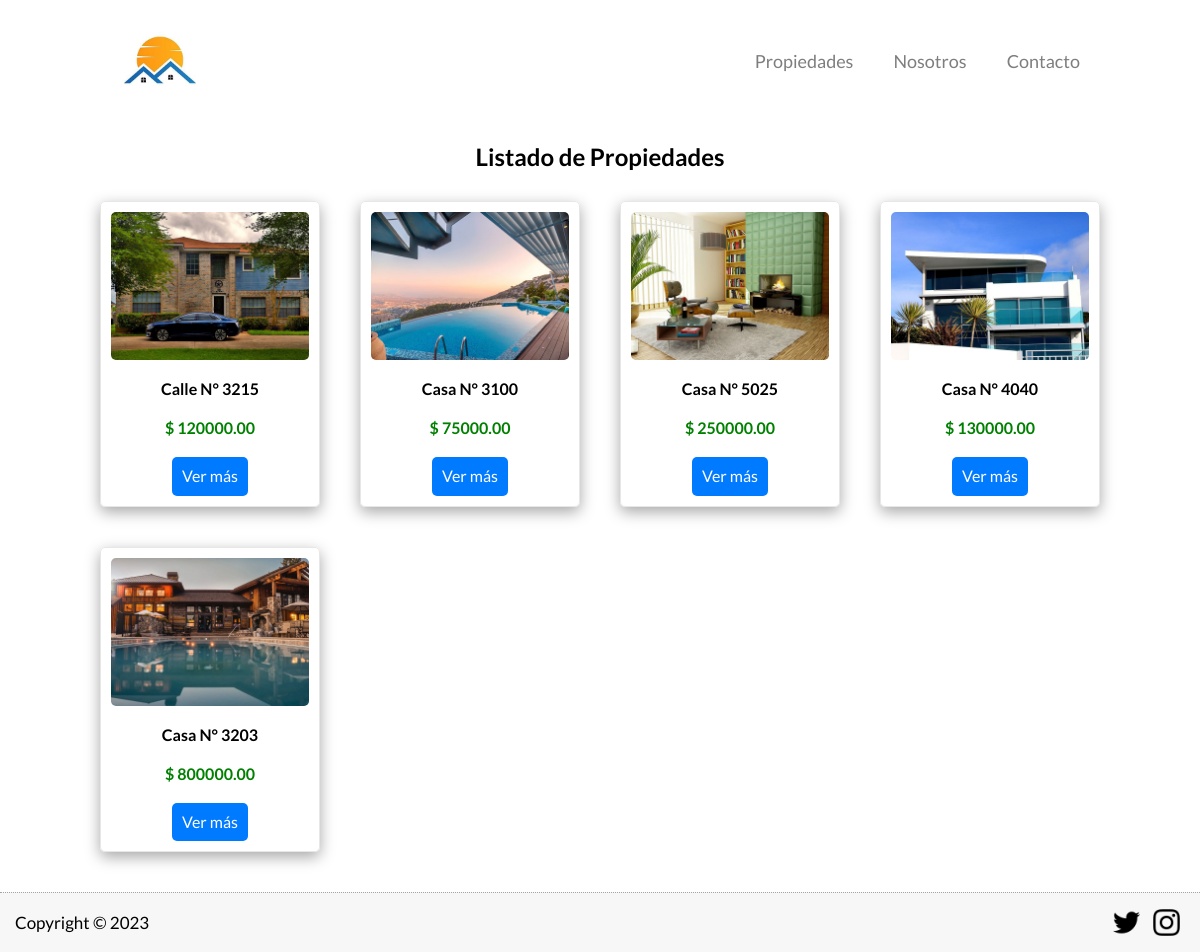
Screenshot of /propiedades with the database file from the repository.
### tables this page shows
CREATE TABLE `propiedades` (
  `id` int NOT NULL AUTO_INCREMENT,
  `calle` varchar(45) DEFAULT NULL,
  `precio` decimal(10,2) DEFAULT NULL,
  `imagen` varchar(200) DEFAULT NULL,
  `descripcion` longtext,
  PRIMARY KEY (`id`)
);

### controllers/PaginasController.php (called while the page is built, shortened)
<?php
class PaginasController {
    public static function propiedades (Router $router){
        $propiedades = null;
        $mensaje = null;
        if($_SERVER['REQUEST_METHOD'] === 'POST'){
            $calle = filter_input(INPUT_POST, 'search', FILTER_SANITIZE_FULL_SPECIAL_CHARS);
            $propiedades = Propiedades::search($calle);
            if($propiedades === array()) {
               $mensaje = "No se encontro ninguna propiedad con ese nombre";
            }
        }else {
            $propiedades = Propiedades::all();
        }
        $router->render('pages/propiedades', [
            'propiedades' => $propiedades,
            'mensaje' => $mensaje
        ]);
    }
}

### public/index.php (called while the page is built, shortened)
<?php
$router = new Router();
$router->get('/', [PaginasController::class, 'index']);
$router->get('/propiedades', [PaginasController::class, 'propiedades']);
$router->post('/propiedades', [PaginasController::class, 'propiedades']);
$router->get('/propiedades/propiedad', [PaginasController::class, 'propiedad']);
$router->get('/nosotros', [PaginasController::class, 'nosotros']);
$router->get('/contacto', [PaginasController::class, 'contacto']);
$router->post('/contacto', [PaginasController::class, 'contacto']);
$router->get('/login', [LoginController::class, 'login']);
$router->post('/login', [LoginController::class, 'login']);
$router->get('/logout', [LoginController::class, 'logout']);
$router->get('/admin', [AdminController::class, 'index']);
$router->get('/admin/crear', [AdminController::class, 'crear']);
$router->post('/admin/crear', [AdminController::class, 'crear']);
$router->get('/admin/actualizar', [AdminController::class, 'actualizar']);
$router->post('/admin/actualizar', [AdminController::class, 'actualizar']);
$router->post('/admin/eliminar', [AdminController::class, 'eliminar']);
$router->comprobarRutas();

### models/ActiveRecord.php (called while the page is built, shortened)
<?php
class ActiveRecord {
    protected static $db;
    protected static $tabla = '';
    public static function setDB($database) {
        self::$db = $database;
    }
    public static function all() {
        $query = "SELECT * FROM " . static::$tabla;
        $resultado = self::consultarSQL($query);
        return $resultado;
    }
    public static function consultarSQL($query) {
        $resultado = self::$db->query($query);
        $array = [];
        while($registro = $resultado->fetch_assoc()) {
            $array[] = static::crearObjeto($registro);
        }
        return $array;
    }
    protected static function crearObjeto($registro) {
        $objeto = new static;
        foreach($registro as $key => $value ) {
            if(property_exists( $objeto, $key  )) {
                $objeto->$key = $value;
            }
        }
        return $objeto;
    }
}

### views/pages/propiedades.php (the view, shortened to what this page needs)
<main>
    <section class="second-section-container">
        <h2>Listado de Propiedades</h2>
        <div class="cards-container grid-ajuste">
            <?php foreach($propiedades as $propiedad): ?>
            <div class="card-container">
                <img src="/imagenes/<?php echo $propiedad->imagen;?>" alt="Anuncio">
                <p class="title"><?php echo $propiedad->calle ?></p>
                <p class="price">$ <?php echo $propiedad->precio ?></p>
                <button>
                    <a href="/propiedades/propiedad?id=<?php echo $propiedad->id ?>">Ver más</a>
                </button>
            </div>
            <?php endforeach; ?>
        </div>
    </section>
</main>

### Router.php (shortened to what this page needs)
<?php
class Router
{
    public array $getRoutes = [];
    public array $postRoutes = [];
    public function get($url, $fn) {
        $this->getRoutes[$url] = $fn;
    }
    public function post($url, $fn) {
        $this->postRoutes[$url] = $fn;
    }
    public function comprobarRutas() {
        $currentUrl = strtok($_SERVER["REQUEST_URI"], '?') ?? '/';
        $method = $_SERVER['REQUEST_METHOD'];
        if ($method === 'GET') {
            $fn = $this->getRoutes[$currentUrl] ?? null;
        } else {
            $fn = $this->postRoutes[$currentUrl] ?? null;
        }
        if ( $fn ) {
            call_user_func($fn, $this);
        } else {
            echo "Página No Encontrada o Ruta no válida";
        }
    }
    public function render($view, $datos = []) {
        include_once __DIR__ . "/views/$view.php";
        $contenido = ob_get_clean();
        include_once __DIR__ . '/views/layout.php';
    }
}

### views/layout.php (shortened to what this page needs)
<!DOCTYPE html>
<html lang="en">
<head>
    <link rel="stylesheet" href="../build/css/app.css">
    <link rel="stylesheet" href="https://cdnjs.cloudflare.com/ajax/libs/font-awesome/6.2.0/css/all.min.css" />
</head>
<body>
    <?php
        include_once __DIR__ .'/templates/header.php';
        echo $contenido;
        include_once __DIR__ .'/templates/footer.php';
    ?>
</body>
</html>

### views/templates/header.php (shortened to what this page needs)
<header>
    <div class="header-container">
        <a class="logo" href="/">
            <img src="../build/img/logo.jpg" alt="Logotipo de Inmobiliaria">
        </a>
        <nav class="nav-list-container">
            <ul class="nav-list">
                <li>
                    <a href="/propiedades">Propiedades</a>
                </li>
                <li>
                    <a href="/nosotros">Nosotros</a>
                </li>
                <li>
                    <a href="/contacto">Contacto</a>
                </li>
            </ul>
        </nav>
    </div>
</header>

### views/templates/footer.php
<footer>
<section class="footer-contain">
    <div class="Copyright">
        <p>Copyright © <?php echo date('Y') ?></p>
    </div>
    <div class="icons-container">
        <a href="">
            <img src="../build/img/twitternegro.webp" alt="">
        </a>
        <a href="">
            <img src="../build/img/Instagramnegro.webp" alt="">
        </a>
    </div>
</section>
</footer>

### public/build/css/app.css (style rules this page uses)
html { box-sizing:border-box;font-size:62.5% }
*,:after,:before { box-sizing:inherit;margin:0;padding:0 }
body { font-family:Lato,sans-serif;font-size:1.6rem;min-height:100vh }
html { -webkit-text-size-adjust:100%;line-height:1.15 }
body { margin:0 }
main { display:block }
a { background-color:transparent }
img { border-style:none }
button,input,optgroup,select,textarea { font-family:inherit;font-size:100%;line-height:1.15;margin:0 }
button,input { overflow:visible }
button,select { text-transform:none }
[type=button],[type=reset],[type=submit],button { -webkit-appearance:button }
header { min-height:2.5rem }
header .header-container { align-items:center;display:flex;flex-flow:row wrap;justify-content:space-between;margin:0 auto;padding:1rem }
@media (min-width:1024px) { header .header-container { padding:0 10rem } }
header .header-container .logo,header .header-container img { width:8rem }
@media (min-width:1024px) { header .header-container .logo,header .header-container img { width:12rem } }
header .header-container .nav-list-container { display:none }
@media (min-width:768px) { header .header-container .nav-list-container { display:flex } }
header .header-container .activate .nav-list,header .header-container .nav-list-container .nav-list { align-items:center;display:flex;flex-direction:column;height:100%;justify-content:center;list-style:none }
@media (min-width:768px) { header .header-container .activate .nav-list,header .header-container .nav-list-container .nav-list { flex-direction:row } }
header .header-container .activate .nav-list li,header .header-container .nav-list-container .nav-list li { padding:.6rem 2rem }
header .header-container .activate .nav-list li a,header .header-container .nav-list-container .nav-list li a { color:#7e7e7e;font-size:1.8rem;text-decoration:none }
footer { background-color:#f7f7f7;border-top:1px dotted #a5a4a4;height:6rem;margin-top:4rem;position:relative }
footer .footer-contain { align-items:center;bottom:0;display:flex;height:100%;justify-content:space-between;position:absolute;width:100% }
footer .footer-contain .Copyright { align-items:center;display:flex;font-size:1.7rem;height:100%;padding-left:1.5rem }
footer .footer-contain .icons-container { margin-right:2rem }
footer .footer-contain .icons-container a { text-decoration:none }
footer .footer-contain .icons-container a img { height:3rem;margin-left:1rem;padding-top:.3rem }
main { min-height:calc(100vh - 20rem) }
@media (min-width:1024px) { main { min-height:50rem } }
main .second-section-container { align-items:center;display:flex;flex-direction:column;height:auto;justify-content:center;margin:2rem;width:auto }
main .second-section-container h2 { margin-bottom:3rem;text-align:center }
main .second-section-container .cards-container { display:grid;gap:4rem }
@media (min-width:768px) { main .second-section-container .cards-container { gap:2rem;grid-template-columns:1fr 1fr 1fr;justify-content:center;width:73rem } }
main .second-section-container .cards-container .card-container { align-items:center;border:1px solid #e7e7e7;border-radius:5px;box-shadow:0 5px 15px rgba(0,0,0,.35);display:flex;flex-direction:column;gap:20px;height:auto;margin:0 auto;padding:1rem;width:22rem }
main .second-section-container .cards-container .card-container img { border-radius:5px;width:100% }
main .second-section-container .cards-container .card-container .title { font-weight:700 }
main .second-section-container .cards-container .card-container .price { color:green;font-weight:700 }
main .second-section-container .cards-container .card-container button { background-color:#007aff;border:none;border-radius:5px;cursor:pointer }
main .second-section-container .cards-container .card-container button a { color:#fff;display:block;height:100%;padding:1rem;text-decoration:none;width:100% }
@media (min-width:1024px) { main .second-section-container .grid-ajuste { gap:4rem;grid-template-columns:1fr 1fr 1fr 1fr } }

### rows the page displays
propiedades: imagen (picture), calle "Calle N° 3215", precio "120000.00"
propiedades: imagen (picture), calle "Casa N° 3100", precio "75000.00"
propiedades: imagen (picture), calle "Casa N° 5025", precio "250000.00"
propiedades: imagen (picture), calle "Casa N° 4040", precio "130000.00"
propiedades: imagen (picture), calle "Casa N° 3203", precio "800000.00"
